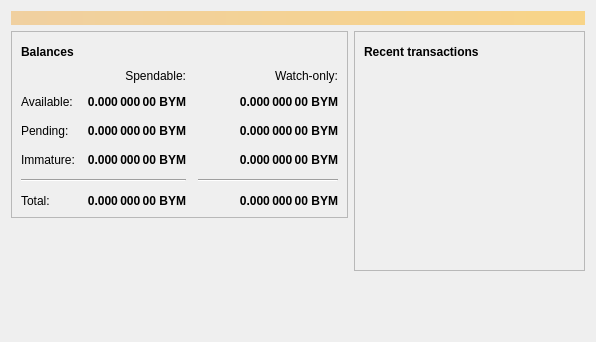
<?xml version="1.0" encoding="UTF-8"?>
<ui version="4.0">
 <class>OverviewPage</class>
 <widget class="QWidget" name="OverviewPage">
  <property name="geometry">
   <rect>
    <x>0</x>
    <y>0</y>
    <width>596</width>
    <height>342</height>
   </rect>
  </property>
  <property name="windowTitle">
   <string>Form</string>
  </property>
  <layout class="QVBoxLayout" name="topLayout">
   <item>
    <widget class="QLabel" name="labelAlerts">
     <property name="visible">
      <bool>false</bool>
     </property>
     <property name="styleSheet">
      <string notr="true">QLabel { background-color: qlineargradient(x1: 0, y1: 0, x2: 1, y2: 0, stop:0 #F0D0A0, stop:1 #F8D488); color:#000000; }</string>
     </property>
     <property name="wordWrap">
      <bool>true</bool>
     </property>
     <property name="margin">
      <number>3</number>
     </property>
     <property name="textInteractionFlags">
      <set>Qt::TextSelectableByMouse</set>
     </property>
    </widget>
   </item>
   <item>
    <layout class="QHBoxLayout" name="horizontalLayout" stretch="1,1">
     <item>
      <layout class="QVBoxLayout" name="verticalLayout_2">
       <item>
        <widget class="QFrame" name="frame">
         <property name="frameShape">
          <enum>QFrame::StyledPanel</enum>
         </property>
         <property name="frameShadow">
          <enum>QFrame::Raised</enum>
         </property>
         <layout class="QVBoxLayout" name="verticalLayout_4">
          <item>
           <layout class="QHBoxLayout" name="horizontalLayout_4">
            <item>
             <widget class="QLabel" name="label_5">
              <property name="font">
               <font>
                <weight>75</weight>
                <bold>true</bold>
               </font>
              </property>
              <property name="text">
               <string>Balances</string>
              </property>
             </widget>
            </item>
            <item>
             <widget class="QPushButton" name="labelWalletStatus">
              <property name="enabled">
               <bool>true</bool>
              </property>
              <property name="maximumSize">
               <size>
                <width>30</width>
                <height>16777215</height>
               </size>
              </property>
              <property name="toolTip">
               <string>The displayed information may be out of date. Your wallet automatically synchronizes with the Bayemcoin network after a connection is established, but this process has not completed yet.</string>
              </property>
              <property name="text">
               <string/>
              </property>
              <property name="icon">
               <iconset resource="../bayemcoin.qrc">
                <normaloff>:/icons/warning</normaloff>
                <disabledoff>:/icons/warning</disabledoff>:/icons/warning</iconset>
              </property>
              <property name="iconSize">
               <size>
                <width>24</width>
                <height>24</height>
               </size>
              </property>
              <property name="flat">
               <bool>true</bool>
              </property>
             </widget>
            </item>
            <item>
             <spacer name="horizontalSpacer_3">
              <property name="orientation">
               <enum>Qt::Horizontal</enum>
              </property>
              <property name="sizeHint" stdset="0">
               <size>
                <width>40</width>
                <height>20</height>
               </size>
              </property>
             </spacer>
            </item>
           </layout>
          </item>
          <item>
           <layout class="QGridLayout" name="gridLayout">
            <property name="spacing">
             <number>12</number>
            </property>
            <item row="2" column="2">
             <widget class="QLabel" name="labelWatchPending">
              <property name="font">
               <font>
                <weight>75</weight>
                <bold>true</bold>
               </font>
              </property>
              <property name="cursor">
               <cursorShape>IBeamCursor</cursorShape>
              </property>
              <property name="toolTip">
               <string>Unconfirmed transactions to watch-only addresses</string>
              </property>
              <property name="text">
               <string notr="true">0.000 000 00 BYM</string>
              </property>
              <property name="alignment">
               <set>Qt::AlignRight|Qt::AlignTrailing|Qt::AlignVCenter</set>
              </property>
              <property name="textInteractionFlags">
               <set>Qt::LinksAccessibleByMouse|Qt::TextSelectableByKeyboard|Qt::TextSelectableByMouse</set>
              </property>
             </widget>
            </item>
            <item row="2" column="1">
             <widget class="QLabel" name="labelUnconfirmed">
              <property name="font">
               <font>
                <weight>75</weight>
                <bold>true</bold>
               </font>
              </property>
              <property name="cursor">
               <cursorShape>IBeamCursor</cursorShape>
              </property>
              <property name="toolTip">
               <string>Total of transactions that have yet to be confirmed, and do not yet count toward the spendable balance</string>
              </property>
              <property name="text">
               <string notr="true">0.000 000 00 BYM</string>
              </property>
              <property name="alignment">
               <set>Qt::AlignRight|Qt::AlignTrailing|Qt::AlignVCenter</set>
              </property>
              <property name="textInteractionFlags">
               <set>Qt::LinksAccessibleByMouse|Qt::TextSelectableByKeyboard|Qt::TextSelectableByMouse</set>
              </property>
             </widget>
            </item>
            <item row="3" column="2">
             <widget class="QLabel" name="labelWatchImmature">
              <property name="font">
               <font>
                <weight>75</weight>
                <bold>true</bold>
               </font>
              </property>
              <property name="cursor">
               <cursorShape>IBeamCursor</cursorShape>
              </property>
              <property name="toolTip">
               <string>Mined balance in watch-only addresses that has not yet matured</string>
              </property>
              <property name="text">
               <string notr="true">0.000 000 00 BYM</string>
              </property>
              <property name="alignment">
               <set>Qt::AlignRight|Qt::AlignTrailing|Qt::AlignVCenter</set>
              </property>
              <property name="textInteractionFlags">
               <set>Qt::LinksAccessibleByMouse|Qt::TextSelectableByKeyboard|Qt::TextSelectableByMouse</set>
              </property>
             </widget>
            </item>
            <item row="4" column="0" colspan="2">
             <widget class="Line" name="line">
              <property name="orientation">
               <enum>Qt::Horizontal</enum>
              </property>
             </widget>
            </item>
            <item row="4" column="2">
             <widget class="Line" name="lineWatchBalance">
              <property name="sizePolicy">
               <sizepolicy hsizetype="Preferred" vsizetype="Fixed">
                <horstretch>0</horstretch>
                <verstretch>0</verstretch>
               </sizepolicy>
              </property>
              <property name="minimumSize">
               <size>
                <width>140</width>
                <height>0</height>
               </size>
              </property>
              <property name="orientation">
               <enum>Qt::Horizontal</enum>
              </property>
             </widget>
            </item>
            <item row="5" column="0">
             <widget class="QLabel" name="labelTotalText">
              <property name="text">
               <string>Total:</string>
              </property>
             </widget>
            </item>
            <item row="3" column="1">
             <widget class="QLabel" name="labelImmature">
              <property name="font">
               <font>
                <weight>75</weight>
                <bold>true</bold>
               </font>
              </property>
              <property name="cursor">
               <cursorShape>IBeamCursor</cursorShape>
              </property>
              <property name="toolTip">
               <string>Mined balance that has not yet matured</string>
              </property>
              <property name="text">
               <string notr="true">0.000 000 00 BYM</string>
              </property>
              <property name="alignment">
               <set>Qt::AlignRight|Qt::AlignTrailing|Qt::AlignVCenter</set>
              </property>
              <property name="textInteractionFlags">
               <set>Qt::LinksAccessibleByMouse|Qt::TextSelectableByKeyboard|Qt::TextSelectableByMouse</set>
              </property>
             </widget>
            </item>
            <item row="2" column="3">
             <spacer name="horizontalSpacer_2">
              <property name="orientation">
               <enum>Qt::Horizontal</enum>
              </property>
              <property name="sizeHint" stdset="0">
               <size>
                <width>40</width>
                <height>20</height>
               </size>
              </property>
             </spacer>
            </item>
            <item row="3" column="0">
             <widget class="QLabel" name="labelImmatureText">
              <property name="text">
               <string>Immature:</string>
              </property>
             </widget>
            </item>
            <item row="5" column="1">
             <widget class="QLabel" name="labelTotal">
              <property name="font">
               <font>
                <weight>75</weight>
                <bold>true</bold>
               </font>
              </property>
              <property name="cursor">
               <cursorShape>IBeamCursor</cursorShape>
              </property>
              <property name="toolTip">
               <string>Your current total balance</string>
              </property>
              <property name="text">
               <string notr="true">0.000 000 00 BYM</string>
              </property>
              <property name="alignment">
               <set>Qt::AlignRight|Qt::AlignTrailing|Qt::AlignVCenter</set>
              </property>
              <property name="textInteractionFlags">
               <set>Qt::LinksAccessibleByMouse|Qt::TextSelectableByKeyboard|Qt::TextSelectableByMouse</set>
              </property>
             </widget>
            </item>
            <item row="5" column="2">
             <widget class="QLabel" name="labelWatchTotal">
              <property name="font">
               <font>
                <weight>75</weight>
                <bold>true</bold>
               </font>
              </property>
              <property name="cursor">
               <cursorShape>IBeamCursor</cursorShape>
              </property>
              <property name="toolTip">
               <string>Current total balance in watch-only addresses</string>
              </property>
              <property name="text">
               <string notr="true">0.000 000 00 BYM</string>
              </property>
              <property name="alignment">
               <set>Qt::AlignRight|Qt::AlignTrailing|Qt::AlignVCenter</set>
              </property>
              <property name="textInteractionFlags">
               <set>Qt::LinksAccessibleByMouse|Qt::TextSelectableByKeyboard|Qt::TextSelectableByMouse</set>
              </property>
             </widget>
            </item>
            <item row="0" column="2">
             <widget class="QLabel" name="labelWatchonly">
              <property name="text">
               <string>Watch-only:</string>
              </property>
              <property name="alignment">
               <set>Qt::AlignRight|Qt::AlignTrailing|Qt::AlignVCenter</set>
              </property>
             </widget>
            </item>
            <item row="1" column="0">
             <widget class="QLabel" name="labelBalanceText">
              <property name="text">
               <string>Available:</string>
              </property>
             </widget>
            </item>
            <item row="1" column="1">
             <widget class="QLabel" name="labelBalance">
              <property name="font">
               <font>
                <weight>75</weight>
                <bold>true</bold>
               </font>
              </property>
              <property name="cursor">
               <cursorShape>IBeamCursor</cursorShape>
              </property>
              <property name="toolTip">
               <string>Your current spendable balance</string>
              </property>
              <property name="text">
               <string notr="true">0.000 000 00 BYM</string>
              </property>
              <property name="alignment">
               <set>Qt::AlignRight|Qt::AlignTrailing|Qt::AlignVCenter</set>
              </property>
              <property name="textInteractionFlags">
               <set>Qt::LinksAccessibleByMouse|Qt::TextSelectableByKeyboard|Qt::TextSelectableByMouse</set>
              </property>
             </widget>
            </item>
            <item row="1" column="2">
             <widget class="QLabel" name="labelWatchAvailable">
              <property name="font">
               <font>
                <weight>75</weight>
                <bold>true</bold>
               </font>
              </property>
              <property name="cursor">
               <cursorShape>IBeamCursor</cursorShape>
              </property>
              <property name="toolTip">
               <string>Your current balance in watch-only addresses</string>
              </property>
              <property name="text">
               <string notr="true">0.000 000 00 BYM</string>
              </property>
              <property name="alignment">
               <set>Qt::AlignRight|Qt::AlignTrailing|Qt::AlignVCenter</set>
              </property>
              <property name="textInteractionFlags">
               <set>Qt::LinksAccessibleByMouse|Qt::TextSelectableByKeyboard|Qt::TextSelectableByMouse</set>
              </property>
             </widget>
            </item>
            <item row="2" column="0">
             <widget class="QLabel" name="labelPendingText">
              <property name="text">
               <string>Pending:</string>
              </property>
             </widget>
            </item>
            <item row="0" column="1">
             <widget class="QLabel" name="labelSpendable">
              <property name="text">
               <string>Spendable:</string>
              </property>
              <property name="alignment">
               <set>Qt::AlignRight|Qt::AlignTrailing|Qt::AlignVCenter</set>
              </property>
             </widget>
            </item>
           </layout>
          </item>
         </layout>
        </widget>
       </item>
       <item>
        <spacer name="verticalSpacer">
         <property name="orientation">
          <enum>Qt::Vertical</enum>
         </property>
         <property name="sizeHint" stdset="0">
          <size>
           <width>20</width>
           <height>40</height>
          </size>
         </property>
        </spacer>
       </item>
      </layout>
     </item>
     <item>
      <layout class="QVBoxLayout" name="verticalLayout_3">
       <item>
        <widget class="QFrame" name="frame_2">
         <property name="frameShape">
          <enum>QFrame::StyledPanel</enum>
         </property>
         <property name="frameShadow">
          <enum>QFrame::Raised</enum>
         </property>
         <layout class="QVBoxLayout" name="verticalLayout">
          <item>
           <layout class="QHBoxLayout" name="horizontalLayout_2">
            <item>
             <widget class="QLabel" name="label_4">
              <property name="font">
               <font>
                <weight>75</weight>
                <bold>true</bold>
               </font>
              </property>
              <property name="text">
               <string>Recent transactions</string>
              </property>
             </widget>
            </item>
            <item>
             <widget class="QPushButton" name="labelTransactionsStatus">
              <property name="enabled">
               <bool>true</bool>
              </property>
              <property name="maximumSize">
               <size>
                <width>30</width>
                <height>16777215</height>
               </size>
              </property>
              <property name="toolTip">
               <string>The displayed information may be out of date. Your wallet automatically synchronizes with the Bayemcoin network after a connection is established, but this process has not completed yet.</string>
              </property>
              <property name="text">
               <string/>
              </property>
              <property name="icon">
               <iconset resource="../bayemcoin.qrc">
                <normaloff>:/icons/warning</normaloff>
                <disabledoff>:/icons/warning</disabledoff>:/icons/warning</iconset>
              </property>
              <property name="iconSize">
               <size>
                <width>24</width>
                <height>24</height>
               </size>
              </property>
              <property name="flat">
               <bool>true</bool>
              </property>
             </widget>
            </item>
            <item>
             <spacer name="horizontalSpacer">
              <property name="orientation">
               <enum>Qt::Horizontal</enum>
              </property>
              <property name="sizeHint" stdset="0">
               <size>
                <width>40</width>
                <height>20</height>
               </size>
              </property>
             </spacer>
            </item>
           </layout>
          </item>
          <item>
           <widget class="QListView" name="listTransactions">
            <property name="styleSheet">
             <string notr="true">QListView { background: transparent; }</string>
            </property>
            <property name="frameShape">
             <enum>QFrame::NoFrame</enum>
            </property>
            <property name="verticalScrollBarPolicy">
             <enum>Qt::ScrollBarAlwaysOff</enum>
            </property>
            <property name="horizontalScrollBarPolicy">
             <enum>Qt::ScrollBarAlwaysOff</enum>
            </property>
            <property name="selectionMode">
             <enum>QAbstractItemView::NoSelection</enum>
            </property>
           </widget>
          </item>
         </layout>
        </widget>
       </item>
       <item>
        <spacer name="verticalSpacer_2">
         <property name="orientation">
          <enum>Qt::Vertical</enum>
         </property>
         <property name="sizeHint" stdset="0">
          <size>
           <width>20</width>
           <height>40</height>
          </size>
         </property>
        </spacer>
       </item>
      </layout>
     </item>
    </layout>
   </item>
  </layout>
 </widget>
 <resources/>
 <connections/>
</ui>
